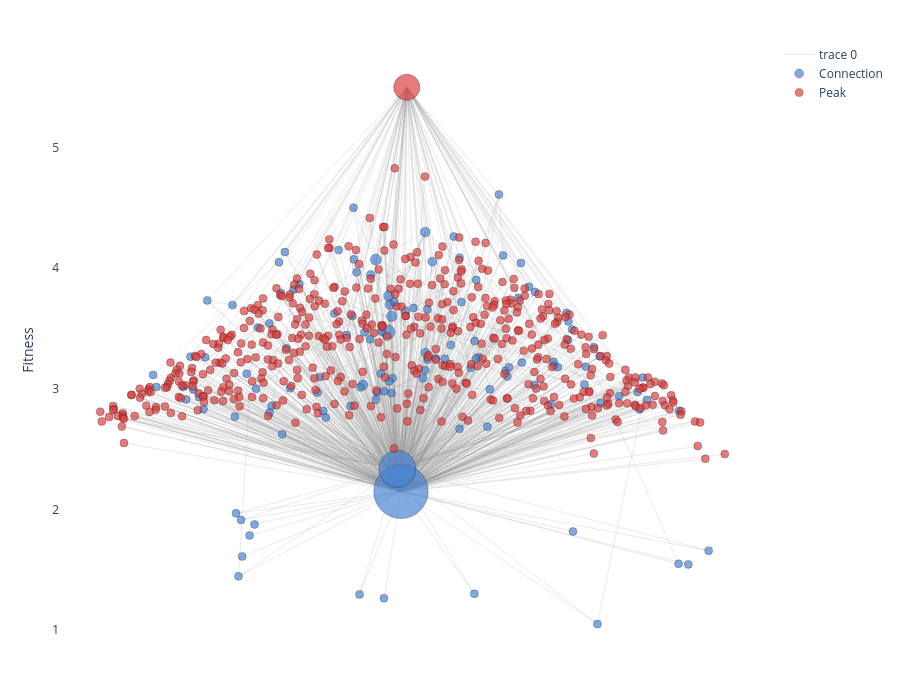

Write notebook code for a chart like this one.
### Code cell
fig = ga.plot()
fig.show()

### Figure 1 — Plotly figure (JSON) as saved in the notebook; plotly's stock layout.template omitted (floating-point values rounded to 4 significant figures; data arrays with more than 128 entries replaced by an {"elided": "..."} marker saying what was removed)
{"data": [{"hoverinfo": "none", "line": {"color": "rgba(150,150,150,0.4)", "width": 0.5}, "mode": "lines", "type": "scatter", "x": {"elided": "2919 float values"}, "y": {"elided": "2919 float values"}}, {"hoverinfo": "text", "marker": {"color": "rgba(70,130,210,0.8)", "line": {"color": ["rgba(0,0,0,0.3)", "rgba(0,0,0,0.3)", "rgba(0,0,0,0.3)", "rgba(0,0,0,0.3)", "rgba(0,0,0,0.3)", "rgba(0,0,0,0.3)", "rgba(0,0,0,0.3)", "rgba(0,0,0,0.3)", "rgba(0,0,0,0.3)", "rgba(0,0,0,0.3)", "rgba(0,0,0,0.3)", "rgba(0,0,0,0.3)", "rgba(0,0,0,0.3)", "rgba(0,0,0,0.3)", "rgba(0,0,0,0.3)", "rgba(0,0,0,0.3)", "rgba(0,0,0,0.3)", "rgba(0,0,0,0.3)", "rgba(0,0,0,0.3)", "rgba(0,0,0,0.3)", "rgba(0,0,0,0.3)", "rgba(0,0,0,0.3)", "rgba(0,0,0,0.3)", "rgba(0,0,0,0.3)", "rgba(0,0,0,0.3)", "rgba(0,0,0,0.3)", "rgba(0,0,0,0.3)", "rgba(0,0,0,0.3)", "rgba(0,0,0,0.3)", "rgba(0,0,0,0.3)", "rgba(0,0,0,0.3)", "rgba(0,0,0,0.3)", "rgba(0,0,0,0.3)", "rgba(0,0,0,0.3)", "rgba(0,0,0,0.3)", "rgba(0,0,0,0.3)", "rgba(0,0,0,0.3)", "rgba(0,0,0,0.3)", "rgba(0,0,0,0.3)", "rgba(0,0,0,0.3)", "rgba(0,0,0,0.3)", "rgba(0,0,0,0.3)", "rgba(0,0,0,0.3)", "rgba(0,0,0,0.3)", "rgba(0,0,0,0.3)", "rgba(0,0,0,0.3)", "rgba(0,0,0,0.3)", "rgba(0,0,0,0.3)", "rgba(0,0,0,0.3)", "rgba(0,0,0,0.3)", "rgba(0,0,0,0.3)", "rgba(0,0,0,0.3)", "rgba(0,0,0,0.3)", "rgba(0,0,0,0.3)", "rgba(0,0,0,0.3)", "rgba(0,0,0,0.3)", "rgba(0,0,0,0.3)", "rgba(0,0,0,0.3)", "rgba(0,0,0,0.3)", "rgba(0,0,0,0.3)", "rgba(0,0,0,0.3)", "rgba(0,0,0,0.3)", "rgba(0,0,0,0.3)", "rgba(0,0,0,0.3)", "rgba(0,0,0,0.3)", "rgba(0,0,0,0.3)", "rgba(0,0,0,0.3)", "rgba(0,0,0,0.3)", "rgba(0,0,0,0.3)", "rgba(0,0,0,0.3)", "rgba(0,0,0,0.3)", "rgba(0,0,0,0.3)", "rgba(0,0,0,0.3)", "rgba(0,0,0,0.3)", "rgba(0,0,0,0.3)", "rgba(0,0,0,0.3)", "rgba(0,0,0,0.3)", "rgba(0,0,0,0.3)", "rgba(0,0,0,0.3)", "rgba(0,0,0,0.3)", "rgba(0,0,0,0.3)", "rgba(0,0,0,0.3)", "rgba(0,0,0,0.3)", "rgba(0,0,0,0.3)", "rgba(0,0,0,0.3)", "rgba(0,0,0,0.3)", "rgba(0,0,0,0.3)", "rgba(0,0,0,0.3)", "rgba(0,0,0,0.3)", "rgba(0,0,0,0.3)", "rgba(0,0,0,0.3)", "rgba(0,0,0,0.3)", "rgba(0,0,0,0.3)", "rgba(0,0,0,0.3)", "rgba(0,0,0,0.3)", "rgba(0,0,0,0.3)", "rgba(0,0,0,0.3)", "rgba(0,0,0,0.3)", "rgba(0,0,0,0.3)", "rgba(0,0,0,0.3)", "rgba(0,0,0,0.3)", "rgba(0,0,0,0.3)", "rgba(0,0,0,0.3)", "rgba(0,0,0,0.3)", "rgba(0,0,0,0.3)", "rgba(0,0,0,0.3)", "rgba(0,0,0,0.3)", "rgba(0,0,0,0.3)", "rgba(0,0,0,0.3)", "rgba(0,0,0,0.3)", "rgba(0,0,0,0.3)", "rgba(0,0,0,0.3)", "rgba(0,0,0,0.3)", "rgba(0,0,0,0.3)", "rgba(0,0,0,0.3)", "rgba(0,0,0,0.3)", "rgba(0,0,0,0.3)", "rgba(0,0,0,0.3)", "rgba(0,0,0,0.3)", "rgba(0,0,0,0.3)", "rgba(0,0,0,0.3)", "rgba(0,0,0,0.3)", "rgba(0,0,0,0.3)", "rgba(0,0,0,0.3)", "rgba(0,0,0,0.3)", "rgba(0,0,0,0.3)"], "width": [1, 1, 1, 1, 1, 1, 1, 1, 1, 1, 1, 1, 1, 1, 1, 1, 1, 1, 1, 1, 1, 1, 1, 1, 1, 1, 1, 1, 1, 1, 1, 1, 1, 1, 1, 1, 1, 1, 1, 1, 1, 1, 1, 1, 1, 1, 1, 1, 1, 1, 1, 1, 1, 1, 1, 1, 1, 1, 1, 1, 1, 1, 1, 1, 1, 1, 1, 1, 1, 1, 1, 1, 1, 1, 1, 1, 1, 1, 1, 1, 1, 1, 1, 1, 1, 1, 1, 1, 1, 1, 1, 1, 1, 1, 1, 1, 1, 1, 1, 1, 1, 1, 1, 1, 1, 1, 1, 1, 1, 1, 1, 1, 1, 1, 1, 1, 1, 1, 1, 1, 1, 1, 1, 1, 1, 1]}, "opacity": 0.85, "size": [54.37, 36.91, 14.17, 10.99, 10.4, 10.4, 9.73, 9.73, 9.73, 8.959, 8.959, 8.959, 8.959, 8.047, 8.047, 8.047, 8.047, 8.047, 8.047, 8, 8, 8, 8, 8, 8, 8, 8, 8, 8, 8, 8, 8, 8, 8, 8, 8, 8, 8, 8, 8, 8, 8, 8, 8, 8, 8, 8, 8, 8, 8, 8, 8, 8, 8, 8, 8, 8, 8, 8, 8, 8, 8, 8, 8, 8, 8, 8, 8, 8, 8, 8, 8, 8, 8, 8, 8, 8, 8, 8, 8, 8, 8, 8, 8, 8, 8, 8, 8, 8, 8, 8, 8, 8, 8, 8, 8, 8, 8, 8, 8, 8, 8, 8, 8, 8, 8, 8, 8, 8, 8, 8, 8, 8, 8, 8, 8, 8, 8, 8, 8, 8, 8, 8, 8, 8, 8], "symbol": "circle"}, "mode": "markers", "name": "Connection", "text": ["<b>.KV...TSKS.LD</b><br>Fitness: 2.150<br>Group size: 52770<br>Peak: No<br>Logo: [P.][.K][LV.][.K][H.SN][.T][.T][S.][.K][CS.][.M][QL.][D.]", "<b>.K.K.TT....QD</b><br>Fitness: 2.336<br>Group size: 1606<br>Peak: No<br>Logo: [.P][K.][.VL][.K][NS.H]T[T.][.S][.K].[M.][LQ.][D.]", "<b>PKV.NT..K....</b><br>Fitness: 3.471<br>Group size: 16<br>Peak: No<br>Logo: PKL[K.]N[T.]..K....", "<b>.KLK.T..K....</b><br>Fitness: 4.071<br>Group size: 8<br>Peak: No<br>Logo: [.P][K.]LKH[T.]..K....", "<b>P..KS...K.MQ.</b><br>Fitness: 3.601<br>Group size: 7<br>Peak: No<br>Logo: [.P]..KS...K..Q.", "<b>...KNT..K.MQD</b><br>Fitness: 3.771<br>Group size: 7<br>Peak: No<br>Logo: ...KN[T.]..K.[.M]QD", "<b>.K.K.T..K.M..</b><br>Fitness: 4.299<br>Group size: 6<br>Peak: No<br>Logo: .K...[.T].SK.M..", "<b>PK..H...K.M..</b><br>Fitness: 3.698<br>Group size: 6<br>Peak: No<br>Logo: P...[H.]...K.M..", "<b>.K.KST....M..</b><br>Fitness: 3.031<br>Group size: 6<br>Peak: No<br>Logo: .K.KH.....M..", "<b>.K.KH...K.M.D</b><br>Fitness: 4.054<br>Group size: 5<br>Peak: No<br>Logo: .K.KH[.T]..K.[M.].D", "<b>PK.KST..K.M..</b><br>Fitness: 3.944<br>Group size: 5<br>Peak: No<br>Logo: P[K.].KST..K.[M.]..", "<b>.K.KNT.SK.M..</b><br>Fitness: 3.298<br>Group size: 5<br>Peak: No<br>Logo: .[K.][.L]K[NH]T.SK.M..", "<b>..V.S...K.M..</b><br>Fitness: 3.642<br>Group size: 5<br>Peak: No<br>Logo: ..V.[SN]...K.M..", "<b>.KL.....K....</b><br>Fitness: 3.470<br>Group size: 4<br>Peak: No<br>Logo: .KL.N...K....", "<b>...KHT..K.M.D</b><br>Fitness: 3.153<br>Group size: 4<br>Peak: No<br>Logo: ...KHT..K.M[Q.]D", "<b>P.VK.T..K....</b><br>Fitness: 3.363<br>Group size: 4<br>Peak: No<br>Logo: P.VK.T..K[.S]...", "<b>.KLKNT.......</b><br>Fitness: 3.126<br>Group size: 4<br>Peak: No<br>Logo: .KLKNT.......", "<b>P..KST..K...D</b><br>Fitness: 2.910<br>Group size: 4<br>Peak: No<br>Logo: P..KST..K.[M.].D", "<b>..LKN..SK.M..</b><br>Fitness: 3.088<br>Group size: 4<br>Peak: No<br>Logo: ..LKN..SK.M.[D.]", "<b>.K.KN...K..QD</b><br>Fitness: 4.502<br>Group size: 3<br>Peak: No<br>Logo: .K.KN...K.MQD", "<b>.K.KS.T.K.M..</b><br>Fitness: 3.263<br>Group size: 3<br>Peak: No<br>Logo: ...KS.T.K.M..", "<b>PK..N..SK....</b><br>Fitness: 3.410<br>Group size: 3<br>Peak: No<br>Logo: PK..N..SK....", "<b>.K.K....K.MQ.</b><br>Fitness: 3.174<br>Group size: 3<br>Peak: No<br>Logo: .K.KH...K.MQ.", "<b>.K.KHT...C.L.</b><br>Fitness: 2.995<br>Group size: 3<br>Peak: No<br>Logo: .K.KHT...C...", "<b>.K.KS..SK....</b><br>Fitness: 3.243<br>Group size: 2<br>Peak: No<br>Logo: [.P]K.KS..SK....", "<b>...KNT.SK.M.D</b><br>Fitness: 2.668<br>Group size: 2<br>Peak: No<br>Logo: ...KNT.SK.[M.].D", "<b>.K.KN.....M.D</b><br>Fitness: 3.149<br>Group size: 2<br>Peak: No<br>Logo: .K.KN.....M[Q.]D", "<b>.KVK....KCMQD</b><br>Fitness: 2.803<br>Group size: 2<br>Peak: No<br>Logo: .KVK....KC[M.]QD", "<b>...KNTT.K....</b><br>Fitness: 4.073<br>Group size: 2<br>Peak: No<br>Logo: ...KNTT.K.[M.]..", "<b>P.VKS...K....</b><br>Fitness: 4.087<br>Group size: 2<br>Peak: No<br>Logo: [.P].VKS...K....", "<b>.KLKNTT.K....</b><br>Fitness: 3.217<br>Group size: 2<br>Peak: No<br>Logo: .KLKN[.T]T.K....", "<b>...KST..KS...</b><br>Fitness: 3.719<br>Group size: 2<br>Peak: No<br>Logo: ...KST..KS..[D.]", "<b>P..K.T.SKC...</b><br>Fitness: 3.669<br>Group size: 2<br>Peak: No<br>Logo: P..K[H.]T.SKC...", "<b>PKLKS...KS...</b><br>Fitness: 3.250<br>Group size: 2<br>Peak: No<br>Logo: PKLKS...K[CS]...", "<b>.K.KSTTSKC.LD</b><br>Fitness: 3.395<br>Group size: 2<br>Peak: No<br>Logo: .K.KST[.T]SKC.LD", "<b>.K.KS...K.MQ.</b><br>Fitness: 4.612<br>Group size: 1<br>Peak: No<br>Logo: .K.KS...K.MQ.", "<b>....S...K.M..</b><br>Fitness: 4.263<br>Group size: 1<br>Peak: No<br>Logo: ....S...K.M..", "<b>...KS...K.MQ.</b><br>Fitness: 4.105<br>Group size: 1<br>Peak: No<br>Logo: ...KS...K.MQ.", "<b>PK..H...K....</b><br>Fitness: 4.150<br>Group size: 1<br>Peak: No<br>Logo: PK..H...K....", "<b>.K.KS...K..Q.</b><br>Fitness: 3.902<br>Group size: 1<br>Peak: No<br>Logo: .K.KS...K..Q.", "<b>.......SK.M..</b><br>Fitness: 3.718<br>Group size: 1<br>Peak: No<br>Logo: .......SK.M..", "<b>P..KNT..K...D</b><br>Fitness: 4.134<br>Group size: 1<br>Peak: No<br>Logo: P..KNT..K...D", "<b>.K..N...K.M.D</b><br>Fitness: 3.966<br>Group size: 1<br>Peak: No<br>Logo: .K..N...K.M.D", "<b>PK.KN...K.MQ.</b><br>Fitness: 4.043<br>Group size: 1<br>Peak: No<br>Logo: PK.KN...K.MQ.", "<b>PKVKN...K.M.D</b><br>Fitness: 3.733<br>Group size: 1<br>Peak: No<br>Logo: PKVKN...K.M.D", "<b>.K.KNT.SK...D</b><br>Fitness: 3.542<br>Group size: 1<br>Peak: No<br>Logo: .K.KNT.SK...D", "<b>.K.KS........</b><br>Fitness: 3.868<br>Group size: 1<br>Peak: No<br>Logo: .K.KS........", "<b>PK.KN...K..L.</b><br>Fitness: 3.695<br>Group size: 1<br>Peak: No<br>Logo: PK.KN...K..L.", "<b>P..KN.T.K.M..</b><br>Fitness: 3.846<br>Group size: 1<br>Peak: No<br>Logo: P..KN.T.K.M..", "<b>...KST.SK....</b><br>Fitness: 3.793<br>Group size: 1<br>Peak: No<br>Logo: ...KST.SK....", "<b>P......SK.ML.</b><br>Fitness: 3.015<br>Group size: 1<br>Peak: No<br>Logo: P......SK.ML.", "<b>P..KN...K.ML.</b><br>Fitness: 3.445<br>Group size: 1<br>Peak: No<br>Logo: P..KN...K.ML.", "<b>PK.KN...K..QD</b><br>Fitness: 3.336<br>Group size: 1<br>Peak: No<br>Logo: PK.KN...K..QD", "<b>P.VKNT..K.M..</b><br>Fitness: 3.475<br>Group size: 1<br>Peak: No<br>Logo: P.VKNT..K.M..", "<b>.K.....SK.ML.</b><br>Fitness: 3.012<br>Group size: 1<br>Peak: No<br>Logo: .K.....SK.ML.", "<b>....HT..K.M..</b><br>Fitness: 3.803<br>Group size: 1<br>Peak: No<br>Logo: ....HT..K.M..", "<b>...KNT....M.D</b><br>Fitness: 3.262<br>Group size: 1<br>Peak: No<br>Logo: ...KNT....M.D", "<b>P..KNT..K..Q.</b><br>Fitness: 3.195<br>Group size: 1<br>Peak: No<br>Logo: P..KNT..K..Q.", "<b>.K.KNTT.K..Q.</b><br>Fitness: 2.969<br>Group size: 1<br>Peak: No<br>Logo: .K.KNTT.K..Q.", "<b>..VKNT..K.ML.</b><br>Fitness: 3.344<br>Group size: 1<br>Peak: No<br>Logo: ..VKNT..K.ML.", "<b>PK.KS...K..Q.</b><br>Fitness: 2.830<br>Group size: 1<br>Peak: No<br>Logo: PK.KS...K..Q.", "<b>P.VKN..SK.M..</b><br>Fitness: 4.050<br>Group size: 1<br>Peak: No<br>Logo: P.VKN..SK.M..", "<b>PK.KNT..K..Q.</b><br>Fitness: 3.824<br>Group size: 1<br>Peak: No<br>Logo: PK.KNT..K..Q.", "<b>P.LKN...K..QD</b><br>Fitness: 3.659<br>Group size: 1<br>Peak: No<br>Logo: P.LKN...K..QD", "<b>PK.KN...K.ML.</b><br>Fitness: 2.979<br>Group size: 1<br>Peak: No<br>Logo: PK.KN...K.ML.", "<b>.KV.NT..K.M..</b><br>Fitness: 3.603<br>Group size: 1<br>Peak: No<br>Logo: .KV.NT..K.M..", "<b>.KVKS...KS...</b><br>Fitness: 3.752<br>Group size: 1<br>Peak: No<br>Logo: .KVKS...KS...", "<b>.K.KN...KCM..</b><br>Fitness: 3.628<br>Group size: 1<br>Peak: No<br>Logo: .K.KN...KCM..", "<b>PK..S..SK.M..</b><br>Fitness: 3.406<br>Group size: 1<br>Peak: No<br>Logo: PK..S..SK.M..", "<b>P..K.........</b><br>Fitness: 3.624<br>Group size: 1<br>Peak: No<br>Logo: P..K.........", "<b>..VKNT....M..</b><br>Fitness: 3.251<br>Group size: 1<br>Peak: No<br>Logo: ..VKNT....M..", "<b>P..KN...KSM.D</b><br>Fitness: 3.559<br>Group size: 1<br>Peak: No<br>Logo: P..KN...KSM.D", "<b>PK..H.T.K.MLD</b><br>Fitness: 3.507<br>Group size: 1<br>Peak: No<br>Logo: PK..H.T.K.MLD", "<b>...KNT...CM..</b><br>Fitness: 3.250<br>Group size: 1<br>Peak: No<br>Logo: ...KNT...CM..", "<b>....N...K..QD</b><br>Fitness: 3.000<br>Group size: 1<br>Peak: No<br>Logo: ....N...K..QD", "<b>.K.KS...KCM..</b><br>Fitness: 2.856<br>Group size: 1<br>Peak: No<br>Logo: .K.KS...KCM..", "<b>.KVK.T..K.M..</b><br>Fitness: 3.179<br>Group size: 1<br>Peak: No<br>Logo: .KVK.T..K.M..", "<b>..V.ST..K.M..</b><br>Fitness: 2.908<br>Group size: 1<br>Peak: No<br>Logo: ..V.ST..K.M..", "<b>.KV..T.SK.M..</b><br>Fitness: 3.062<br>Group size: 1<br>Peak: No<br>Logo: .KV..T.SK.M..", "<b>..LK.T..K.M..</b><br>Fitness: 3.493<br>Group size: 1<br>Peak: No<br>Logo: ..LK.T..K.M..", "<b>PKVKHT.SK....</b><br>Fitness: 3.266<br>Group size: 1<br>Peak: No<br>Logo: PKVKHT.SK....", "<b>.KVKHT..KSM..</b><br>Fitness: 3.178<br>Group size: 1<br>Peak: No<br>Logo: .KVKHT..KSM..", "<b>.KLKN...KS...</b><br>Fitness: 3.036<br>Group size: 1<br>Peak: No<br>Logo: .KLKN...KS...", "<b>.KLKST.SK....</b><br>Fitness: 3.224<br>Group size: 1<br>Peak: No<br>Logo: .KLKST.SK....", "<b>..V.S..S.CML.</b><br>Fitness: 2.941<br>Group size: 1<br>Peak: No<br>Logo: ..V.S..S.CML.", "<b>PKLKS...K.ML.</b><br>Fitness: 3.182<br>Group size: 1<br>Peak: No<br>Logo: PKLKS...K.ML.", "<b>P.LKHT.SK....</b><br>Fitness: 2.973<br>Group size: 1<br>Peak: No<br>Logo: P.LKHT.SK....", "<b>P.V.NT..K.M.D</b><br>Fitness: 3.087<br>Group size: 1<br>Peak: No<br>Logo: P.V.NT..K.M.D", "<b>.K.KHT..K..LD</b><br>Fitness: 3.093<br>Group size: 1<br>Peak: No<br>Logo: .K.KHT..K..LD", "<b>P.LKST.SK..Q.</b><br>Fitness: 3.098<br>Group size: 1<br>Peak: No<br>Logo: P.LKST.SK..Q.", "<b>PKVK...SK.MQ.</b><br>Fitness: 3.015<br>Group size: 1<br>Peak: No<br>Logo: PKVK...SK.MQ.", "<b>..VK.TTS.C.LD</b><br>Fitness: 3.030<br>Group size: 1<br>Peak: No<br>Logo: ..VK.TTS.C.LD", "<b>P.LKN...KS...</b><br>Fitness: 2.995<br>Group size: 1<br>Peak: No<br>Logo: P.LKN...KS...", "<b>.KL.S.T.KS.L.</b><br>Fitness: 3.269<br>Group size: 1<br>Peak: No<br>Logo: .KL.S.T.KS.L.", "<b>PK..ST.SK....</b><br>Fitness: 2.831<br>Group size: 1<br>Peak: No<br>Logo: PK..ST.SK....", "<b>.K..NT....M..</b><br>Fitness: 2.883<br>Group size: 1<br>Peak: No<br>Logo: .K..NT....M..", "<b>P.VKN..SK.M.D</b><br>Fitness: 3.115<br>Group size: 1<br>Peak: No<br>Logo: P.VKN..SK.M.D", "<b>PKLK....K.M..</b><br>Fitness: 3.125<br>Group size: 1<br>Peak: No<br>Logo: PKLK....K.M..", "<b>P.VKS...KC...</b><br>Fitness: 2.972<br>Group size: 1<br>Peak: No<br>Logo: P.VKS...KC...", "<b>...KN..S.....</b><br>Fitness: 2.762<br>Group size: 1<br>Peak: No<br>Logo: ...KN..S.....", "<b>.K.....SKS..D</b><br>Fitness: 2.818<br>Group size: 1<br>Peak: No<br>Logo: .K.....SKS..D", "<b>.K.KS..S.....</b><br>Fitness: 2.685<br>Group size: 1<br>Peak: No<br>Logo: .K.KS..S.....", "<b>PK.KN.TS..M.D</b><br>Fitness: 3.101<br>Group size: 1<br>Peak: No<br>Logo: PK.KN.TS..M.D", "<b>PKV..TT.K..QD</b><br>Fitness: 2.965<br>Group size: 1<br>Peak: No<br>Logo: PKV..TT.K..QD", "<b>PKLKNT..KCMLD</b><br>Fitness: 2.769<br>Group size: 1<br>Peak: No<br>Logo: PKLKNT..KCMLD", "<b>P...H.....ML.</b><br>Fitness: 3.004<br>Group size: 1<br>Peak: No<br>Logo: P...H.....ML.", "<b>.K.KN...KSMQD</b><br>Fitness: 2.931<br>Group size: 1<br>Peak: No<br>Logo: .K.KN...KSMQD", "<b>.K.K..TSKCMQD</b><br>Fitness: 2.912<br>Group size: 1<br>Peak: No<br>Logo: .K.K..TSKCMQD", "<b>...KS...KS..D</b><br>Fitness: 2.817<br>Group size: 1<br>Peak: No<br>Logo: ...KS...KS..D", "<b>..L.STT..S..D</b><br>Fitness: 2.859<br>Group size: 1<br>Peak: No<br>Logo: ..L.STT..S..D", "<b>..V.NT.S.C.L.</b><br>Fitness: 2.872<br>Group size: 1<br>Peak: No<br>Logo: ..V.NT.S.C.L.", "<b>...KS.T.KC.Q.</b><br>Fitness: 2.623<br>Group size: 1<br>Peak: No<br>Logo: ...KS.T.KC.Q.", "<b>PKL..T....MQD</b><br>Fitness: 1.296<br>Group size: 1<br>Peak: No<br>Logo: PKL..T....MQD", "<b>..VKS.T....QD</b><br>Fitness: 1.967<br>Group size: 1<br>Peak: No<br>Logo: ..VKS.T....QD", "<b>.KL.N.T..C.LD</b><br>Fitness: 1.876<br>Group size: 1<br>Peak: No<br>Logo: .KL.N.T..C.LD", "<b>P.VKHTTSKSML.</b><br>Fitness: 1.610<br>Group size: 1<br>Peak: No<br>Logo: P.VKHTTSKSML.", "<b>..V.S..S.SML.</b><br>Fitness: 1.912<br>Group size: 1<br>Peak: No<br>Logo: ..V.S..S.SML.", "<b>PKVKN.TS.C.QD</b><br>Fitness: 1.544<br>Group size: 1<br>Peak: No<br>Logo: PKVKN.TS.C.QD", "<b>.KVKH..S..MLD</b><br>Fitness: 1.785<br>Group size: 1<br>Peak: No<br>Logo: .KVKH..S..MLD", "<b>PK...T..KSMLD</b><br>Fitness: 1.445<br>Group size: 1<br>Peak: No<br>Logo: PK...T..KSMLD", "<b>PKL.STT.K..Q.</b><br>Fitness: 1.817<br>Group size: 1<br>Peak: No<br>Logo: PKL.STT.K..Q.", "<b>P.VK.T.S.S.Q.</b><br>Fitness: 1.264<br>Group size: 1<br>Peak: No<br>Logo: P.VK.T.S.S.Q.", "<b>P.L..T...CM..</b><br>Fitness: 1.658<br>Group size: 1<br>Peak: No<br>Logo: P.L..T...CM..", "<b>PKLK.TT..SML.</b><br>Fitness: 1.300<br>Group size: 1<br>Peak: No<br>Logo: PKLK.TT..SML.", "<b>PK..STT.K.ML.</b><br>Fitness: 1.050<br>Group size: 1<br>Peak: No<br>Logo: PK..STT.K.ML.", "<b>P.VK...SKC...</b><br>Fitness: 1.549<br>Group size: 1<br>Peak: No<br>Logo: P.VK...SKC..."], "type": "scatter", "x": [0.001818, -0.009182, -0.03877, -0.07559, -0.02715, -0.03578, 0.07668, -0.03207, -0.1154, 0.09849, -0.09156, 0.07734, 0.01575, -0.1104, 0.07659, 0.1561, -0.06008, -0.07497, -0.02463, -0.1445, 0.241, -0.0928, 0.2171, 0.2759, 0.08415, 0.1823, 0.3249, -0.4035, -0.143, 0.1825, 0.3743, 0.1879, 0.04074, 0.1369, 0.2291, 0.3039, 0.1645, 0.3168, -0.1904, 0.234, -0.01864, -0.356, -0.135, 0.3717, -0.5951, -0.4037, -0.3112, -0.5176, 0.3963, -0.3684, -0.7522, -0.1648, -0.3507, -0.05733, -0.1232, 0.4153, -0.6017, 0.4749, -0.2556, 0.5973, 0.7375, -0.3744, -0.3294, 0.08324, -0.04998, -0.1478, 0.3633, 0.5122, 0.5167, -0.2038, 0.1098, 0.518, -0.4386, 0.2332, -0.4449, -0.1536, 0.4857, 0.7604, -0.03505, 0.5293, -0.6471, 0.3347, 0.5674, 0.4724, 0.6744, 0.5718, 0.7316, 0.06948, 0.7471, -0.2487, -0.6697, 0.4138, -0.6384, 0.6142, -0.607, 0.617, -0.7623, -0.4738, -0.07128, -0.2297, 0.8589, 0.2684, 0.3297, -0.0273, -0.51, -0.34, -0.6205, -0.6604, -0.2382, -0.3967, 0.4641, -0.3642, -0.126, -0.5067, -0.4497, -0.4877, -0.4911, 0.8875, -0.4648, -0.4989, 0.5321, -0.05049, 0.9503, 0.2282, 0.6075, 0.8576], "y": [2.15, 2.336, 3.471, 4.071, 3.601, 3.771, 4.299, 3.698, 3.031, 4.054, 3.944, 3.298, 3.642, 3.47, 3.153, 3.363, 3.126, 2.91, 3.088, 4.502, 3.263, 3.41, 3.174, 2.995, 3.243, 2.668, 3.149, 2.803, 4.073, 4.087, 3.217, 3.719, 3.669, 3.25, 3.395, 4.612, 4.263, 4.105, 4.15, 3.902, 3.718, 4.134, 3.966, 4.043, 3.733, 3.542, 3.868, 3.695, 3.846, 3.793, 3.015, 3.445, 3.336, 3.475, 3.012, 3.803, 3.262, 3.195, 2.969, 3.344, 2.83, 4.05, 3.824, 3.659, 2.979, 3.603, 3.752, 3.628, 3.406, 3.624, 3.251, 3.559, 3.507, 3.25, 3.0, 2.856, 3.179, 2.908, 3.062, 3.493, 3.266, 3.178, 3.036, 3.224, 2.941, 3.182, 2.973, 3.087, 3.093, 3.098, 3.015, 3.03, 2.995, 3.269, 2.831, 2.883, 3.115, 3.125, 2.972, 2.762, 2.818, 2.685, 3.101, 2.965, 2.769, 3.004, 2.931, 2.912, 2.817, 2.859, 2.872, 2.623, 1.296, 1.967, 1.876, 1.61, 1.912, 1.544, 1.785, 1.445, 1.817, 1.264, 1.658, 1.3, 1.05, 1.549]}, {"hoverinfo": "text", "marker": {"color": "rgba(220,60,60,0.8)", "line": {"color": {"elided": "478 str values"}, "width": {"elided": "478 int values"}}, "opacity": 0.85, "size": {"elided": "478 float values"}, "symbol": "circle"}, "mode": "markers", "name": "Peak", "text": {"elided": "478 str values"}, "type": "scatter", "x": {"elided": "478 float values"}, "y": {"elided": "478 float values"}}], "layout": {"height": 700, "hovermode": "closest", "margin": {"b": 40, "l": 60, "r": 20, "t": 40}, "plot_bgcolor": "white", "showlegend": true, "width": 900, "xaxis": {"visible": false}, "yaxis": {"side": "left", "title": {"text": "Fitness"}}}}
